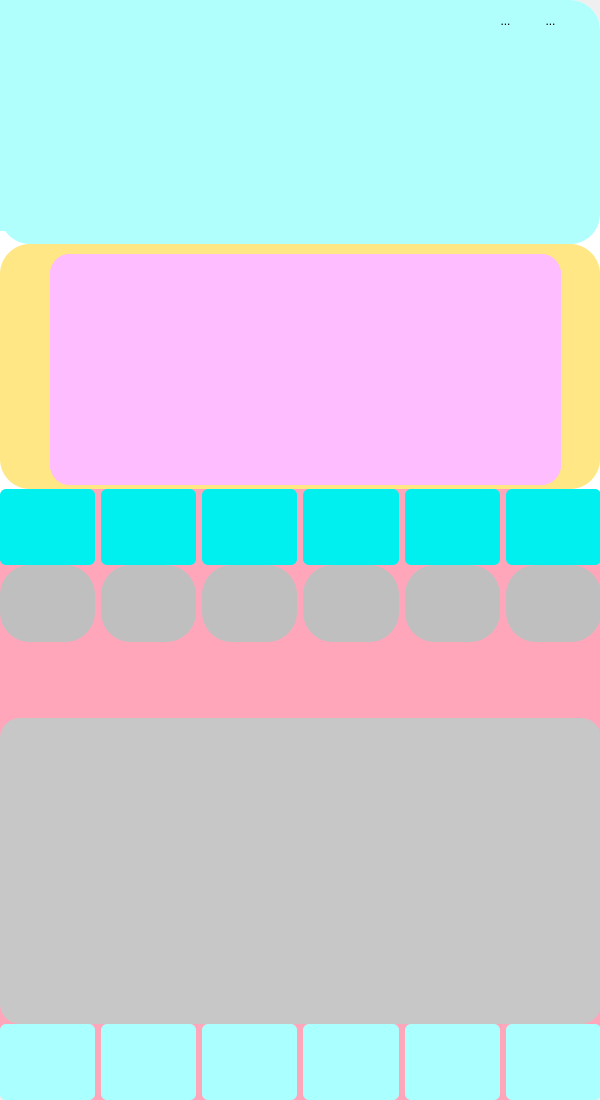
<?xml version="1.0" encoding="UTF-8"?>
<ui version="4.0">
 <class>MainWindow</class>
 <widget class="QMainWindow" name="MainWindow">
  <property name="geometry">
   <rect>
    <x>0</x>
    <y>0</y>
    <width>600</width>
    <height>1100</height>
   </rect>
  </property>
  <property name="windowTitle">
   <string>MainWindow</string>
  </property>
  <property name="styleSheet">
   <string notr="true">border-radius:30px;</string>
  </property>
  <widget class="QWidget" name="centralWidget">
   <property name="styleSheet">
    <string notr="true">background-color: rgb(255, 255, 255);</string>
   </property>
   <widget class="QWidget" name="weainfo_wid" native="true">
    <property name="geometry">
     <rect>
      <x>0</x>
      <y>244</y>
      <width>600</width>
      <height>245</height>
     </rect>
    </property>
    <property name="styleSheet">
     <string notr="true">background-color: rgb(255, 231, 133);</string>
    </property>
    <widget class="QWidget" name="widget_19" native="true">
     <property name="geometry">
      <rect>
       <x>50</x>
       <y>10</y>
       <width>511</width>
       <height>231</height>
      </rect>
     </property>
     <property name="styleSheet">
      <string notr="true">border-radius:20px;
background-color: rgb(253, 189, 255);
</string>
     </property>
     <layout class="QHBoxLayout" name="horizontalLayout_13">
      <property name="spacing">
       <number>0</number>
      </property>
      <property name="leftMargin">
       <number>0</number>
      </property>
      <property name="topMargin">
       <number>0</number>
      </property>
      <property name="rightMargin">
       <number>0</number>
      </property>
      <property name="bottomMargin">
       <number>0</number>
      </property>
      <item>
       <layout class="QVBoxLayout" name="verticalLayout_26">
        <property name="spacing">
         <number>0</number>
        </property>
        <item>
         <layout class="QHBoxLayout" name="horizontalLayout_3">
          <item>
           <widget class="QLabel" name="icon1_lab">
            <property name="text">
             <string/>
            </property>
           </widget>
          </item>
          <item>
           <layout class="QVBoxLayout" name="verticalLayout_2">
            <item>
             <widget class="QLabel" name="fx_lab">
              <property name="text">
               <string/>
              </property>
             </widget>
            </item>
            <item>
             <widget class="QLabel" name="fl_lab">
              <property name="text">
               <string/>
              </property>
             </widget>
            </item>
           </layout>
          </item>
         </layout>
        </item>
        <item>
         <layout class="QHBoxLayout" name="horizontalLayout_4">
          <item>
           <widget class="QLabel" name="icon2_lab">
            <property name="text">
             <string/>
            </property>
           </widget>
          </item>
          <item>
           <layout class="QVBoxLayout" name="verticalLayout_3">
            <item>
             <widget class="QLabel" name="pm_lab">
              <property name="text">
               <string/>
              </property>
             </widget>
            </item>
            <item>
             <widget class="QLabel" name="pm_index_lab">
              <property name="text">
               <string/>
              </property>
             </widget>
            </item>
           </layout>
          </item>
         </layout>
        </item>
       </layout>
      </item>
      <item>
       <layout class="QVBoxLayout" name="verticalLayout_27">
        <property name="spacing">
         <number>0</number>
        </property>
        <item>
         <layout class="QHBoxLayout" name="horizontalLayout_5">
          <item>
           <widget class="QLabel" name="icon3_lab">
            <property name="styleSheet">
             <string notr="true"/>
            </property>
            <property name="text">
             <string/>
            </property>
           </widget>
          </item>
          <item>
           <layout class="QVBoxLayout" name="verticalLayout_4">
            <item>
             <widget class="QLabel" name="sd_lab">
              <property name="text">
               <string/>
              </property>
             </widget>
            </item>
            <item>
             <widget class="QLabel" name="sd_index_lab">
              <property name="text">
               <string/>
              </property>
             </widget>
            </item>
           </layout>
          </item>
         </layout>
        </item>
        <item>
         <layout class="QHBoxLayout" name="horizontalLayout_6">
          <item>
           <widget class="QLabel" name="icon4_lab">
            <property name="text">
             <string/>
            </property>
           </widget>
          </item>
          <item>
           <layout class="QVBoxLayout" name="verticalLayout_5">
            <item>
             <widget class="QLabel" name="zl_lab">
              <property name="text">
               <string/>
              </property>
             </widget>
            </item>
            <item>
             <widget class="QLabel" name="zl_index_lab">
              <property name="text">
               <string/>
              </property>
             </widget>
            </item>
           </layout>
          </item>
         </layout>
        </item>
       </layout>
      </item>
     </layout>
    </widget>
   </widget>
   <widget class="QWidget" name="first_wid" native="true">
    <property name="geometry">
     <rect>
      <x>0</x>
      <y>0</y>
      <width>600</width>
      <height>244</height>
     </rect>
    </property>
    <property name="styleSheet">
     <string notr="true">background-color: rgb(176, 255, 253);

</string>
    </property>
    <widget class="QLabel" name="tip_lab">
     <property name="geometry">
      <rect>
       <x>0</x>
       <y>200</y>
       <width>441</width>
       <height>31</height>
      </rect>
     </property>
     <property name="text">
      <string/>
     </property>
    </widget>
    <widget class="QLabel" name="area_lab">
     <property name="geometry">
      <rect>
       <x>450</x>
       <y>110</y>
       <width>141</width>
       <height>31</height>
      </rect>
     </property>
     <property name="text">
      <string/>
     </property>
    </widget>
    <widget class="QWidget" name="layoutWidget">
     <property name="geometry">
      <rect>
       <x>0</x>
       <y>0</y>
       <width>571</width>
       <height>41</height>
      </rect>
     </property>
     <layout class="QHBoxLayout" name="horizontalLayout">
      <item>
       <widget class="QLineEdit" name="lineEdit">
        <property name="styleSheet">
         <string notr="true"/>
        </property>
       </widget>
      </item>
      <item>
       <spacer name="horizontalSpacer">
        <property name="orientation">
         <enum>Qt::Horizontal</enum>
        </property>
        <property name="sizeHint" stdset="0">
         <size>
          <width>40</width>
          <height>20</height>
         </size>
        </property>
       </spacer>
      </item>
      <item>
       <widget class="QToolButton" name="mini_btn">
        <property name="text">
         <string>...</string>
        </property>
       </widget>
      </item>
      <item>
       <spacer name="horizontalSpacer_2">
        <property name="orientation">
         <enum>Qt::Horizontal</enum>
        </property>
        <property name="sizeType">
         <enum>QSizePolicy::Fixed</enum>
        </property>
        <property name="sizeHint" stdset="0">
         <size>
          <width>20</width>
          <height>20</height>
         </size>
        </property>
       </spacer>
      </item>
      <item>
       <widget class="QToolButton" name="close_btn">
        <property name="text">
         <string>...</string>
        </property>
       </widget>
      </item>
     </layout>
    </widget>
    <widget class="QWidget" name="layoutWidget">
     <property name="geometry">
      <rect>
       <x>340</x>
       <y>40</y>
       <width>261</width>
       <height>51</height>
      </rect>
     </property>
     <layout class="QHBoxLayout" name="horizontalLayout_7">
      <item>
       <widget class="QLabel" name="date_lab">
        <property name="text">
         <string/>
        </property>
       </widget>
      </item>
      <item>
       <widget class="QLabel" name="week_lab">
        <property name="text">
         <string/>
        </property>
       </widget>
      </item>
     </layout>
    </widget>
    <widget class="QWidget" name="layoutWidget">
     <property name="geometry">
      <rect>
       <x>21</x>
       <y>41</y>
       <width>281</width>
       <height>151</height>
      </rect>
     </property>
     <layout class="QHBoxLayout" name="horizontalLayout_12">
      <item>
       <widget class="QLabel" name="weather_icon_lab">
        <property name="text">
         <string/>
        </property>
       </widget>
      </item>
      <item>
       <layout class="QVBoxLayout" name="verticalLayout">
        <item>
         <widget class="QLabel" name="temp_lab">
          <property name="text">
           <string/>
          </property>
         </widget>
        </item>
        <item>
         <layout class="QHBoxLayout" name="horizontalLayout_2">
          <item>
           <widget class="QLabel" name="label">
            <property name="text">
             <string/>
            </property>
           </widget>
          </item>
          <item>
           <widget class="QLabel" name="temp_range_lab">
            <property name="text">
             <string/>
            </property>
           </widget>
          </item>
         </layout>
        </item>
       </layout>
      </item>
     </layout>
    </widget>
   </widget>
   <widget class="QWidget" name="last_wid" native="true">
    <property name="geometry">
     <rect>
      <x>0</x>
      <y>489</y>
      <width>601</width>
      <height>611</height>
     </rect>
    </property>
    <property name="styleSheet">
     <string notr="true">background-color: rgb(255, 166, 187);</string>
    </property>
    <layout class="QVBoxLayout" name="verticalLayout_25" stretch="1,1,1,4,1">
     <property name="spacing">
      <number>0</number>
     </property>
     <property name="leftMargin">
      <number>0</number>
     </property>
     <property name="topMargin">
      <number>0</number>
     </property>
     <property name="rightMargin">
      <number>0</number>
     </property>
     <property name="bottomMargin">
      <number>0</number>
     </property>
     <item>
      <layout class="QHBoxLayout" name="horizontalLayout_8">
       <item>
        <widget class="QWidget" name="widget" native="true">
         <property name="styleSheet">
          <string notr="true">background-color: rgb(0, 240, 240);
border-radius:6px;</string>
         </property>
         <layout class="QVBoxLayout" name="verticalLayout_7">
          <item>
           <widget class="QLabel" name="week1">
            <property name="text">
             <string/>
            </property>
           </widget>
          </item>
          <item>
           <widget class="QLabel" name="date1">
            <property name="text">
             <string/>
            </property>
           </widget>
          </item>
         </layout>
        </widget>
       </item>
       <item>
        <widget class="QWidget" name="widget_2" native="true">
         <property name="styleSheet">
          <string notr="true">background-color: rgb(0, 240, 240);
border-radius:6px;</string>
         </property>
         <layout class="QVBoxLayout" name="verticalLayout_8">
          <item>
           <widget class="QLabel" name="week2">
            <property name="text">
             <string/>
            </property>
           </widget>
          </item>
          <item>
           <widget class="QLabel" name="date2">
            <property name="text">
             <string/>
            </property>
           </widget>
          </item>
         </layout>
        </widget>
       </item>
       <item>
        <widget class="QWidget" name="widget_3" native="true">
         <property name="styleSheet">
          <string notr="true">background-color: rgb(0, 240, 240);
border-radius:6px;</string>
         </property>
         <layout class="QVBoxLayout" name="verticalLayout_9">
          <item>
           <widget class="QLabel" name="week3">
            <property name="text">
             <string/>
            </property>
           </widget>
          </item>
          <item>
           <widget class="QLabel" name="date3">
            <property name="text">
             <string/>
            </property>
           </widget>
          </item>
         </layout>
        </widget>
       </item>
       <item>
        <widget class="QWidget" name="widget_4" native="true">
         <property name="styleSheet">
          <string notr="true">background-color: rgb(0, 240, 240);
border-radius:6px;</string>
         </property>
         <layout class="QVBoxLayout" name="verticalLayout_10">
          <item>
           <widget class="QLabel" name="week4">
            <property name="text">
             <string/>
            </property>
           </widget>
          </item>
          <item>
           <widget class="QLabel" name="date4">
            <property name="text">
             <string/>
            </property>
           </widget>
          </item>
         </layout>
        </widget>
       </item>
       <item>
        <widget class="QWidget" name="widget_5" native="true">
         <property name="styleSheet">
          <string notr="true">background-color: rgb(0, 240, 240);
border-radius:6px;
</string>
         </property>
         <layout class="QVBoxLayout" name="verticalLayout_11">
          <item>
           <widget class="QLabel" name="week5">
            <property name="text">
             <string/>
            </property>
           </widget>
          </item>
          <item>
           <widget class="QLabel" name="date5">
            <property name="text">
             <string/>
            </property>
           </widget>
          </item>
         </layout>
        </widget>
       </item>
       <item>
        <widget class="QWidget" name="widget_6" native="true">
         <property name="styleSheet">
          <string notr="true">background-color: rgb(0, 240, 240);
border-radius:6px;
</string>
         </property>
         <layout class="QVBoxLayout" name="verticalLayout_12">
          <item>
           <widget class="QLabel" name="week6">
            <property name="text">
             <string/>
            </property>
           </widget>
          </item>
          <item>
           <widget class="QLabel" name="date6">
            <property name="text">
             <string/>
            </property>
           </widget>
          </item>
         </layout>
        </widget>
       </item>
      </layout>
     </item>
     <item>
      <layout class="QHBoxLayout" name="horizontalLayout_9">
       <item>
        <widget class="QWidget" name="widget_7" native="true">
         <property name="styleSheet">
          <string notr="true">background-color: rgb(191, 191, 191);
opacity:0.3;</string>
         </property>
         <layout class="QVBoxLayout" name="verticalLayout_13">
          <item>
           <widget class="QLabel" name="icon1">
            <property name="text">
             <string/>
            </property>
           </widget>
          </item>
          <item>
           <widget class="QLabel" name="wea1">
            <property name="text">
             <string/>
            </property>
           </widget>
          </item>
         </layout>
        </widget>
       </item>
       <item>
        <widget class="QWidget" name="widget_8" native="true">
         <property name="styleSheet">
          <string notr="true">background-color: rgb(191, 191, 191);
opacity:0.3;</string>
         </property>
         <layout class="QVBoxLayout" name="verticalLayout_14">
          <item>
           <widget class="QLabel" name="icon2">
            <property name="text">
             <string/>
            </property>
           </widget>
          </item>
          <item>
           <widget class="QLabel" name="wea2">
            <property name="text">
             <string/>
            </property>
           </widget>
          </item>
         </layout>
        </widget>
       </item>
       <item>
        <widget class="QWidget" name="widget_9" native="true">
         <property name="styleSheet">
          <string notr="true">background-color: rgb(191, 191, 191);
opacity:0.3;</string>
         </property>
         <layout class="QVBoxLayout" name="verticalLayout_15">
          <item>
           <widget class="QLabel" name="icon3">
            <property name="text">
             <string/>
            </property>
           </widget>
          </item>
          <item>
           <widget class="QLabel" name="wea3">
            <property name="text">
             <string/>
            </property>
           </widget>
          </item>
         </layout>
        </widget>
       </item>
       <item>
        <widget class="QWidget" name="widget_10" native="true">
         <property name="styleSheet">
          <string notr="true">background-color: rgb(191, 191, 191);
opacity:0.3;</string>
         </property>
         <layout class="QVBoxLayout" name="verticalLayout_16">
          <item>
           <widget class="QLabel" name="icon4">
            <property name="text">
             <string/>
            </property>
           </widget>
          </item>
          <item>
           <widget class="QLabel" name="wea4">
            <property name="text">
             <string/>
            </property>
           </widget>
          </item>
         </layout>
        </widget>
       </item>
       <item>
        <widget class="QWidget" name="widget_11" native="true">
         <property name="styleSheet">
          <string notr="true">background-color: rgb(191, 191, 191);
opacity:0.3;</string>
         </property>
         <layout class="QVBoxLayout" name="verticalLayout_17">
          <item>
           <widget class="QLabel" name="icon5">
            <property name="text">
             <string/>
            </property>
           </widget>
          </item>
          <item>
           <widget class="QLabel" name="wea5">
            <property name="text">
             <string/>
            </property>
           </widget>
          </item>
         </layout>
        </widget>
       </item>
       <item>
        <widget class="QWidget" name="widget_12" native="true">
         <property name="styleSheet">
          <string notr="true">background-color: rgb(191, 191, 191);
opacity:0.3;</string>
         </property>
         <layout class="QVBoxLayout" name="verticalLayout_18">
          <item>
           <widget class="QLabel" name="icon6">
            <property name="text">
             <string/>
            </property>
           </widget>
          </item>
          <item>
           <widget class="QLabel" name="wea6">
            <property name="text">
             <string/>
            </property>
           </widget>
          </item>
         </layout>
        </widget>
       </item>
      </layout>
     </item>
     <item>
      <layout class="QHBoxLayout" name="horizontalLayout_10">
       <item>
        <widget class="QLabel" name="quality1">
         <property name="text">
          <string/>
         </property>
        </widget>
       </item>
       <item>
        <widget class="QLabel" name="quality2">
         <property name="text">
          <string/>
         </property>
        </widget>
       </item>
       <item>
        <widget class="QLabel" name="quality3">
         <property name="text">
          <string/>
         </property>
        </widget>
       </item>
       <item>
        <widget class="QLabel" name="quality4">
         <property name="text">
          <string/>
         </property>
        </widget>
       </item>
       <item>
        <widget class="QLabel" name="quality5">
         <property name="text">
          <string/>
         </property>
        </widget>
       </item>
       <item>
        <widget class="QLabel" name="quality6">
         <property name="text">
          <string/>
         </property>
        </widget>
       </item>
      </layout>
     </item>
     <item>
      <widget class="CurWidget" name="curv_wid" native="true">
       <property name="styleSheet">
        <string notr="true">



background-color: rgb(199, 199, 199);
opacity:0.9;
border-radius:20px;</string>
       </property>
      </widget>
     </item>
     <item>
      <layout class="QHBoxLayout" name="horizontalLayout_11">
       <item>
        <widget class="QWidget" name="widget_13" native="true">
         <property name="styleSheet">
          <string notr="true">border-radius:6px;
background-color: rgb(170, 255, 255);</string>
         </property>
         <layout class="QVBoxLayout" name="verticalLayout_19">
          <item>
           <widget class="QLabel" name="fx1">
            <property name="text">
             <string/>
            </property>
           </widget>
          </item>
          <item>
           <widget class="QLabel" name="fl1">
            <property name="text">
             <string/>
            </property>
           </widget>
          </item>
         </layout>
        </widget>
       </item>
       <item>
        <widget class="QWidget" name="widget_14" native="true">
         <property name="styleSheet">
          <string notr="true">border-radius:6px;
background-color: rgb(170, 255, 255);</string>
         </property>
         <layout class="QVBoxLayout" name="verticalLayout_20">
          <item>
           <widget class="QLabel" name="fx2">
            <property name="text">
             <string/>
            </property>
           </widget>
          </item>
          <item>
           <widget class="QLabel" name="fl2">
            <property name="text">
             <string/>
            </property>
           </widget>
          </item>
         </layout>
        </widget>
       </item>
       <item>
        <widget class="QWidget" name="widget_15" native="true">
         <property name="styleSheet">
          <string notr="true">border-radius:6px;
background-color: rgb(170, 255, 255);</string>
         </property>
         <layout class="QVBoxLayout" name="verticalLayout_21">
          <item>
           <widget class="QLabel" name="fx3">
            <property name="text">
             <string/>
            </property>
           </widget>
          </item>
          <item>
           <widget class="QLabel" name="fl3">
            <property name="text">
             <string/>
            </property>
           </widget>
          </item>
         </layout>
        </widget>
       </item>
       <item>
        <widget class="QWidget" name="widget_16" native="true">
         <property name="styleSheet">
          <string notr="true">border-radius:6px;
background-color: rgb(170, 255, 255);</string>
         </property>
         <layout class="QVBoxLayout" name="verticalLayout_22">
          <item>
           <widget class="QLabel" name="fx4">
            <property name="text">
             <string/>
            </property>
           </widget>
          </item>
          <item>
           <widget class="QLabel" name="fl4">
            <property name="text">
             <string/>
            </property>
           </widget>
          </item>
         </layout>
        </widget>
       </item>
       <item>
        <widget class="QWidget" name="widget_17" native="true">
         <property name="styleSheet">
          <string notr="true">border-radius:6px;
background-color: rgb(170, 255, 255);</string>
         </property>
         <layout class="QVBoxLayout" name="verticalLayout_23">
          <item>
           <widget class="QLabel" name="fx5">
            <property name="text">
             <string/>
            </property>
           </widget>
          </item>
          <item>
           <widget class="QLabel" name="fl5">
            <property name="text">
             <string/>
            </property>
           </widget>
          </item>
         </layout>
        </widget>
       </item>
       <item>
        <widget class="QWidget" name="widget_18" native="true">
         <property name="styleSheet">
          <string notr="true">border-radius:6px;
background-color: rgb(170, 255, 255);</string>
         </property>
         <layout class="QVBoxLayout" name="verticalLayout_24">
          <item>
           <widget class="QLabel" name="fx6">
            <property name="text">
             <string/>
            </property>
           </widget>
          </item>
          <item>
           <widget class="QLabel" name="fl6">
            <property name="text">
             <string/>
            </property>
           </widget>
          </item>
         </layout>
        </widget>
       </item>
      </layout>
     </item>
    </layout>
   </widget>
  </widget>
 </widget>
 <layoutdefault spacing="6" margin="11"/>
 <customwidgets>
  <customwidget>
   <class>CurWidget</class>
   <extends>QWidget</extends>
   <header>curwidget.h</header>
   <container>1</container>
  </customwidget>
 </customwidgets>
 <resources/>
 <connections/>
</ui>
